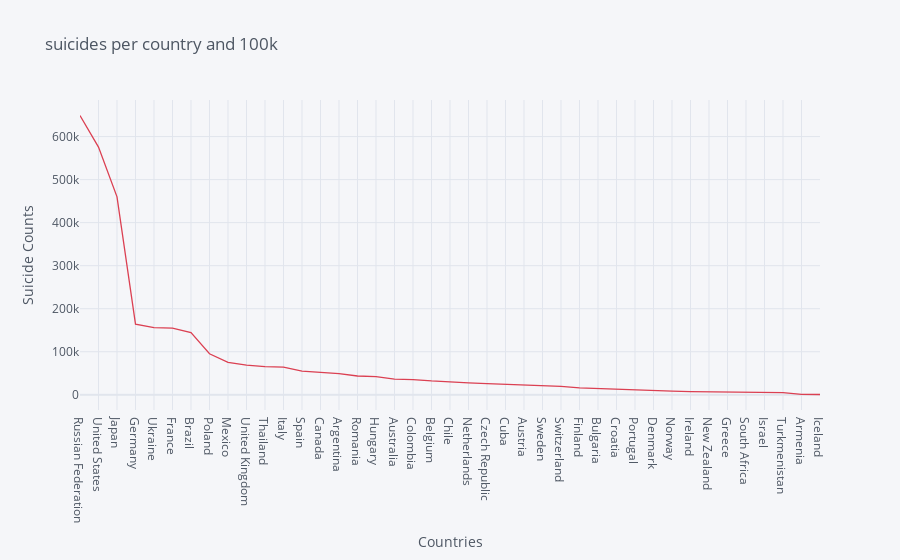

Notebook code cell kept with this figure:
### Code cell
#suicides per country and 100k
suicides = data.groupby('country').suicides_no.sum().sort_values(ascending=False)
suicides.iplot(kind='line',color='red',title='suicides per country and 100k',xTitle='Countries',yTitle='Suicide Counts')

### Figure 1 — Plotly figure (JSON) as saved in the notebook; plotly's stock layout.template omitted (floating-point values rounded to 4 significant figures)
{"data": [{"line": {"color": "rgba(219, 64, 82, 1.0)", "dash": "solid", "shape": "linear", "width": 1.3}, "mode": "lines", "name": "suicides_no", "text": "", "type": "scatter", "x": ["Russian Federation", "United States", "Japan", "Germany", "Ukraine", "France", "Brazil", "Poland", "Mexico", "United Kingdom", "Thailand", "Italy", "Spain", "Canada", "Argentina", "Romania", "Hungary", "Australia", "Colombia", "Belgium", "Chile", "Netherlands", "Czech Republic", "Cuba", "Austria", "Sweden", "Switzerland", "Finland", "Bulgaria", "Croatia", "Portugal", "Denmark", "Norway", "Ireland", "New Zealand", "Greece", "South Africa", "Israel", "Turkmenistan", "Armenia", "Iceland"], "y": [649026, 575514, 460105, 164279, 156200, 154742, 144389, 95232, 75542, 68815, 65582, 64169, 55002, 52448, 48927, 43643, 41998, 36380, 35387, 32083, 28885, 27447, 25816, 24096, 22919, 19826, 19358, 15867, 14726, 13535, 12200, 10140, 8596, 7267, 7105, 6642, 6615, 6293, 4806, 1004, 636]}], "layout": {"legend": {"bgcolor": "#F5F6F9", "font": {"color": "#4D5663"}}, "paper_bgcolor": "#F5F6F9", "plot_bgcolor": "#F5F6F9", "title": {"font": {"color": "#4D5663"}, "text": "suicides per country and 100k"}, "xaxis": {"gridcolor": "#E1E5ED", "showgrid": true, "tickfont": {"color": "#4D5663"}, "title": {"font": {"color": "#4D5663"}, "text": "Countries"}, "zerolinecolor": "#E1E5ED"}, "yaxis": {"gridcolor": "#E1E5ED", "showgrid": true, "tickfont": {"color": "#4D5663"}, "title": {"font": {"color": "#4D5663"}, "text": "Suicide Counts"}, "zerolinecolor": "#E1E5ED"}}}
